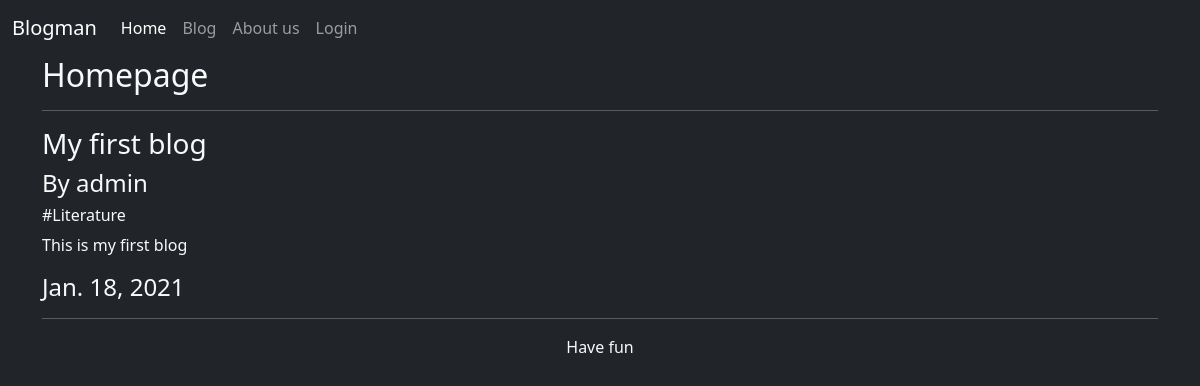
The app's page /, older data.
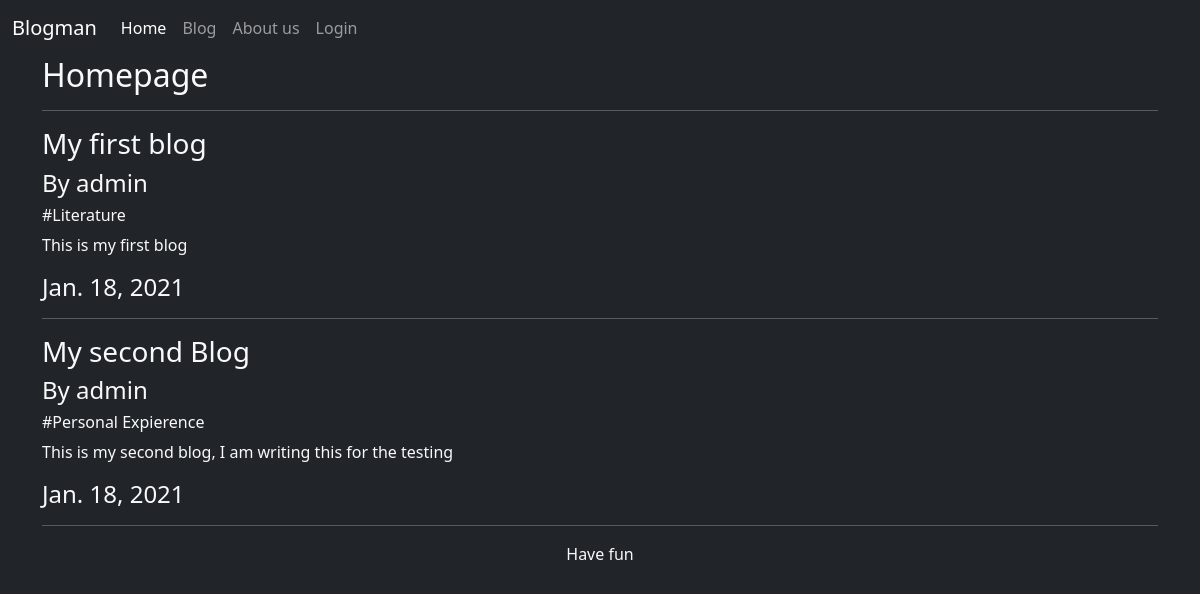
The same page, newer data.
### blogs/models.py (models this page shows, shortened)
class Blog(models.Model):
	genre_type = [
		("Science and Technology","Science and Technology"),
		("Literature","Literature"),
		("Action","Action"),
		("Personal Expierence","Personal Expierence"),
	]
	author = models.CharField(max_length=30)
	title  = models.CharField(max_length=30)
	genre  = models.CharField(max_length = 30, blank = True, null = True, choices=genre_type)
	content= models.TextField(blank = False)
	date   = models.DateField(blank= False, auto_now=True)

### blogs/views.py (the view)
# urls.py: path('',blog_views.index,name="home"),
def index(request, *agrs, **kwargs):
	obj = Blog.objects.all()
	context={
		"blogs":obj
	}
	template = loader.get_template('index.html')
	return HttpResponse(template.render(context, request))

### templates/index.html (shortened to what this page needs)
{%extends 'Base.html'%}
{%block body%}
	<div class="container">
		<h2>Homepage</h2>
		<hr>
		{%for blog in blogs%}
			<h3>{{blog.title}}</h3>
			<h4>By {{blog.author}}<h4>
			<h6>#{{blog.genre}}</h6>
			<p>
				{{blog.content}}
			</p>
			<h4>{{blog.date}}</h4>
			<hr>
		{%endfor%}
	</div>
{%endblock%}

Row changes from the older to the newer data that the page shows:
added Blog: title "My second Blog", author "admin", genre "Personal Expierence", content "This is my second blog, I am writing this for the testing", date "Jan. 18, 2021"
